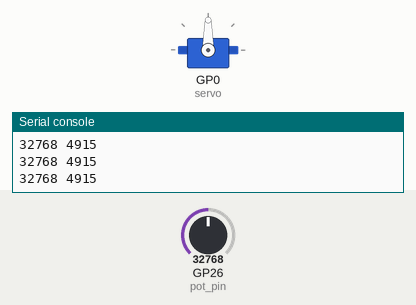
Recording of a program running on a simulated Raspberry Pi Pico running MicroPython. Shown: servo, the last lines printed to the serial console. Inputs (shaded band) come from the test bench; at power-on: GP26 (pot_pin) = 32768 (analog values on the 0–65535 scale). Servo angles are drawn from the pulse width (0.5 ms = 0°, 2.5 ms = 180°).

Above: at 1.2 s.
1.3 s: GP26 (pot_pin) set to 45874
At 2.5 s:
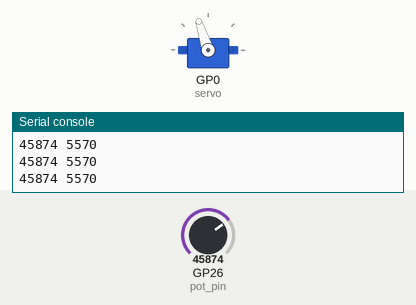
2.8 s: GP26 (pot_pin) set to 57670
At 3.6 s:
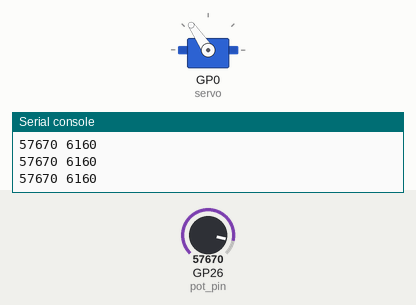
4.3 s: GP26 (pot_pin) set to 19660
At 4.7 s:
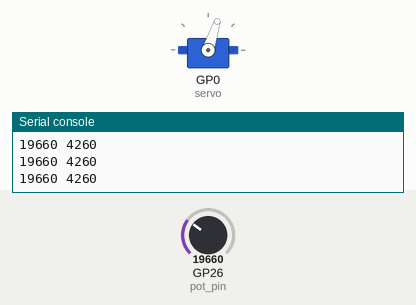
5.8 s: GP26 (pot_pin) set to 7864
At 7.0 s:
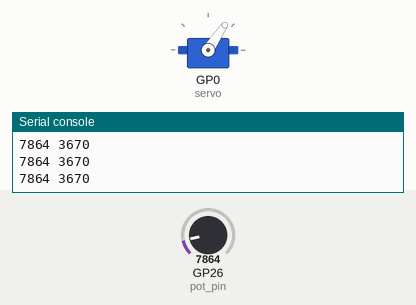
7.3 s: GP26 (pot_pin) set to 32767
At 8.0 s:
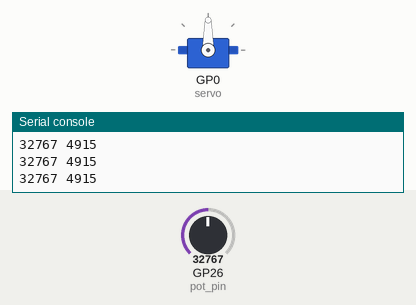
Timing chart, 0 to 9.8 s (numbered marks = the images above; inputs shaded):
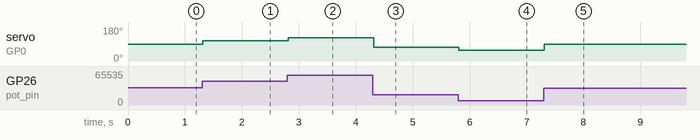

Measured:
- after the input at 1.3 s, servo on GP0 (servo): 90° → 108° at once
- after the input at 2.8 s, servo on GP0 (servo): 108° → 124° at once
- after the input at 4.3 s, servo on GP0 (servo): 124° → 72° at once
- after the input at 5.8 s, servo on GP0 (servo): 72° → 56° at once
- after the input at 7.3 s, servo on GP0 (servo): 56° → 90° at once

The program:

08_adc_to_servo.py
```python
from machine import Pin, ADC, PWM
import time

# this is our go-to pin for analog signals
pot_pin = ADC(Pin(26))

# let's have the servo on the top left pin (GPIO0)
# remember to power servo from VBUS (+5v)
servo = PWM(Pin(0))

# 50 Hz is the frequency we use for this servie
servo.freq(50)


while True:

    # read the 16-bit integer from ADC
    pot_value = pot_pin.read_u16()

    # Now we need to map that 16-bit integer to servo position
    # we do a linear mapping from 3277 (for 0 degrees) to 6554 (for 180 degrees)
    duty_cycle = int(3277 + (pot_value / 65535) * (6554 - 3277))

    servo.duty_u16(duty_cycle)

    print(pot_value, duty_cycle)
    time.sleep(0.02)
```
